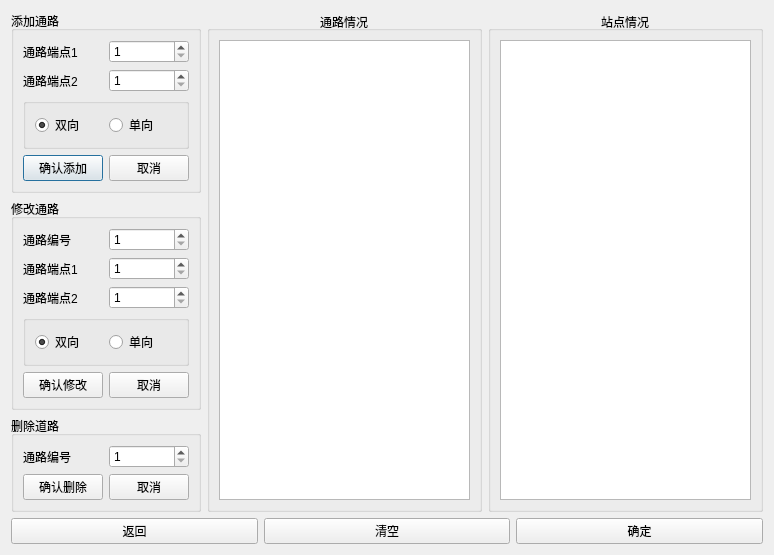
<?xml version="1.0" encoding="UTF-8"?>
<ui version="4.0">
 <class>add_line_next</class>
 <widget class="QDialog" name="add_line_next">
  <property name="geometry">
   <rect>
    <x>0</x>
    <y>0</y>
    <width>774</width>
    <height>501</height>
   </rect>
  </property>
  <property name="windowTitle">
   <string>添加通路</string>
  </property>
  <layout class="QVBoxLayout" name="verticalLayout_3">
   <item>
    <layout class="QHBoxLayout" name="horizontalLayout_3">
     <item>
      <layout class="QVBoxLayout" name="verticalLayout_6">
       <item>
        <widget class="QGroupBox" name="groupBox_3">
         <property name="title">
          <string>添加通路</string>
         </property>
         <layout class="QVBoxLayout" name="verticalLayout_2">
          <item>
           <layout class="QHBoxLayout" name="horizontalLayout">
            <item>
             <widget class="QLabel" name="label_2">
              <property name="text">
               <string>通路端点1</string>
              </property>
             </widget>
            </item>
            <item>
             <widget class="QSpinBox" name="sbx_add_num1">
              <property name="minimum">
               <number>1</number>
              </property>
             </widget>
            </item>
           </layout>
          </item>
          <item>
           <layout class="QHBoxLayout" name="horizontalLayout_2">
            <item>
             <widget class="QLabel" name="label_3">
              <property name="text">
               <string>通路端点2</string>
              </property>
             </widget>
            </item>
            <item>
             <widget class="QSpinBox" name="sbx_add_num2">
              <property name="minimum">
               <number>1</number>
              </property>
             </widget>
            </item>
           </layout>
          </item>
          <item>
           <widget class="QGroupBox" name="groupBox">
            <property name="title">
             <string/>
            </property>
            <layout class="QHBoxLayout" name="horizontalLayout_14">
             <item>
              <widget class="QRadioButton" name="rbtn_add_dbl">
               <property name="text">
                <string>双向</string>
               </property>
               <property name="checked">
                <bool>true</bool>
               </property>
              </widget>
             </item>
             <item>
              <widget class="QRadioButton" name="rbtn_add_sgl">
               <property name="text">
                <string>单向</string>
               </property>
              </widget>
             </item>
            </layout>
           </widget>
          </item>
          <item>
           <layout class="QHBoxLayout" name="horizontalLayout_4">
            <item>
             <widget class="QPushButton" name="pbtn_add_ok">
              <property name="text">
               <string>确认添加</string>
              </property>
             </widget>
            </item>
            <item>
             <widget class="QPushButton" name="pbtn_add_can">
              <property name="text">
               <string>取消</string>
              </property>
             </widget>
            </item>
           </layout>
          </item>
         </layout>
        </widget>
       </item>
       <item>
        <widget class="QGroupBox" name="groupBox_4">
         <property name="title">
          <string>修改通路</string>
         </property>
         <layout class="QVBoxLayout" name="verticalLayout_4">
          <item>
           <layout class="QHBoxLayout" name="horizontalLayout_5" stretch="1,1">
            <item>
             <widget class="QLabel" name="label_5">
              <property name="text">
               <string>通路编号</string>
              </property>
             </widget>
            </item>
            <item>
             <widget class="QSpinBox" name="sbx_chg_rdnum">
              <property name="minimum">
               <number>1</number>
              </property>
             </widget>
            </item>
           </layout>
          </item>
          <item>
           <layout class="QHBoxLayout" name="horizontalLayout_6">
            <item>
             <widget class="QLabel" name="label_6">
              <property name="text">
               <string>通路端点1</string>
              </property>
             </widget>
            </item>
            <item>
             <widget class="QSpinBox" name="sbx_chg_stnum1">
              <property name="minimum">
               <number>1</number>
              </property>
             </widget>
            </item>
           </layout>
          </item>
          <item>
           <layout class="QHBoxLayout" name="horizontalLayout_7">
            <item>
             <widget class="QLabel" name="label_7">
              <property name="text">
               <string>通路端点2</string>
              </property>
             </widget>
            </item>
            <item>
             <widget class="QSpinBox" name="sbx_chg_stnum2">
              <property name="minimum">
               <number>1</number>
              </property>
             </widget>
            </item>
           </layout>
          </item>
          <item>
           <widget class="QGroupBox" name="groupBox_2">
            <property name="title">
             <string/>
            </property>
            <layout class="QHBoxLayout" name="horizontalLayout_15">
             <item>
              <widget class="QRadioButton" name="rbtn_chg_dbl">
               <property name="text">
                <string>双向</string>
               </property>
               <property name="checked">
                <bool>true</bool>
               </property>
              </widget>
             </item>
             <item>
              <widget class="QRadioButton" name="rbtn_chg_sgl">
               <property name="text">
                <string>单向</string>
               </property>
              </widget>
             </item>
            </layout>
           </widget>
          </item>
          <item>
           <layout class="QHBoxLayout" name="horizontalLayout_9">
            <item>
             <widget class="QPushButton" name="pbtn_chg_ok">
              <property name="text">
               <string>确认修改</string>
              </property>
             </widget>
            </item>
            <item>
             <widget class="QPushButton" name="pbtn_chg_can">
              <property name="text">
               <string>取消</string>
              </property>
             </widget>
            </item>
           </layout>
          </item>
         </layout>
        </widget>
       </item>
       <item>
        <widget class="QGroupBox" name="groupBox_5">
         <property name="title">
          <string>删除道路</string>
         </property>
         <layout class="QVBoxLayout" name="verticalLayout_5">
          <item>
           <layout class="QHBoxLayout" name="horizontalLayout_10" stretch="1,1">
            <item>
             <widget class="QLabel" name="label_9">
              <property name="text">
               <string>通路编号</string>
              </property>
             </widget>
            </item>
            <item>
             <widget class="QSpinBox" name="sbx_del_num">
              <property name="minimum">
               <number>1</number>
              </property>
             </widget>
            </item>
           </layout>
          </item>
          <item>
           <layout class="QHBoxLayout" name="horizontalLayout_11">
            <item>
             <widget class="QPushButton" name="pbtn_del_ok">
              <property name="text">
               <string>确认删除</string>
              </property>
             </widget>
            </item>
            <item>
             <widget class="QPushButton" name="pbtn_del_can">
              <property name="text">
               <string>取消</string>
              </property>
             </widget>
            </item>
           </layout>
          </item>
         </layout>
        </widget>
       </item>
      </layout>
     </item>
     <item>
      <widget class="QGroupBox" name="groupBox_6">
       <property name="title">
        <string>通路情况</string>
       </property>
       <property name="alignment">
        <set>Qt::AlignCenter</set>
       </property>
       <layout class="QVBoxLayout" name="verticalLayout_8">
        <item>
         <widget class="QTextBrowser" name="txb_rd"/>
        </item>
       </layout>
      </widget>
     </item>
     <item>
      <widget class="QGroupBox" name="groupBox_7">
       <property name="title">
        <string>站点情况</string>
       </property>
       <property name="alignment">
        <set>Qt::AlignCenter</set>
       </property>
       <layout class="QVBoxLayout" name="verticalLayout">
        <item>
         <widget class="QTextBrowser" name="txb_st"/>
        </item>
       </layout>
      </widget>
     </item>
    </layout>
   </item>
   <item>
    <layout class="QHBoxLayout" name="horizontalLayout_13">
     <item>
      <widget class="QPushButton" name="pbtn_back">
       <property name="text">
        <string>返回</string>
       </property>
      </widget>
     </item>
     <item>
      <widget class="QPushButton" name="pbtn_clr">
       <property name="text">
        <string>清空</string>
       </property>
      </widget>
     </item>
     <item>
      <widget class="QPushButton" name="pbtn_ok">
       <property name="text">
        <string>确定</string>
       </property>
      </widget>
     </item>
    </layout>
   </item>
  </layout>
 </widget>
 <resources/>
 <connections/>
</ui>
